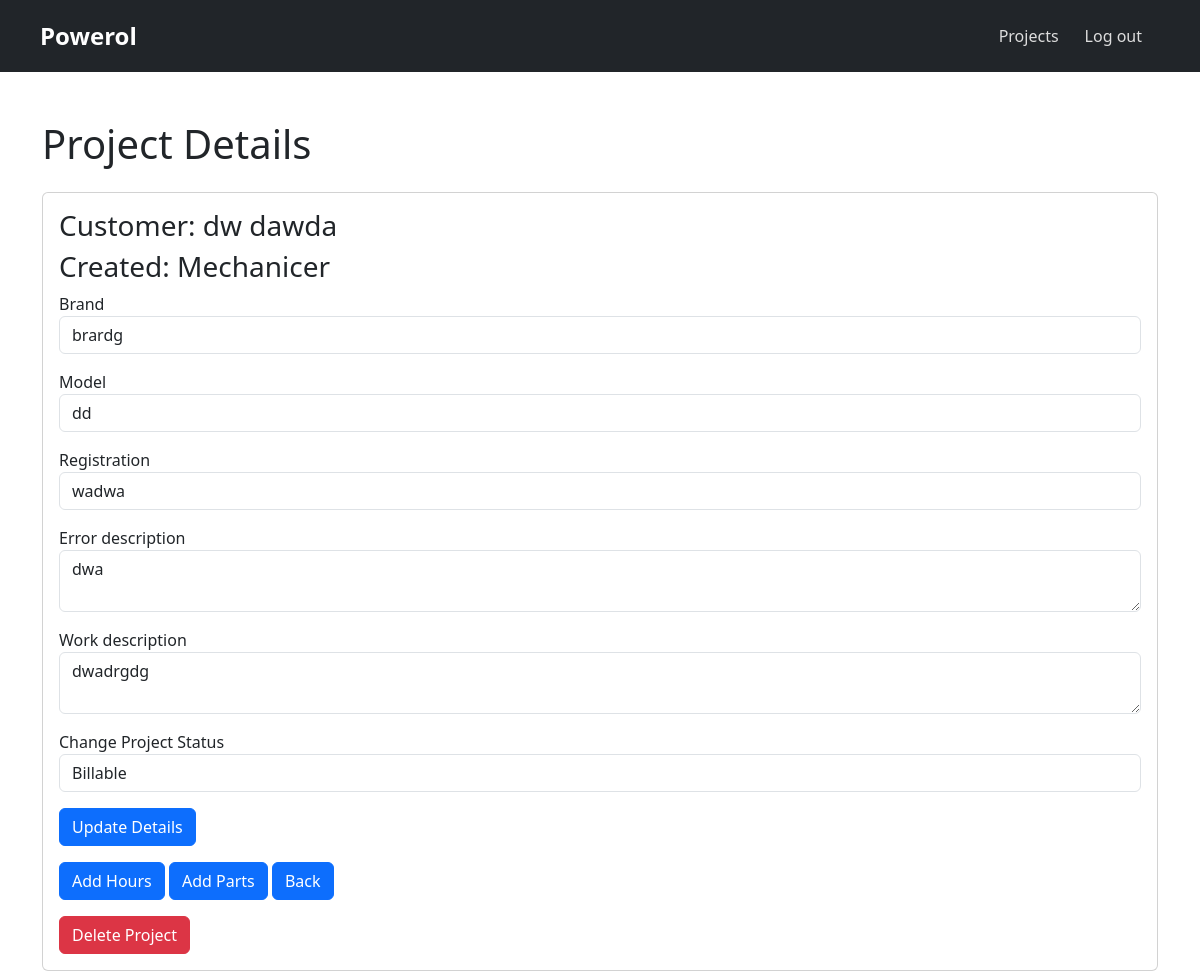
The page /edit-single-project.php?id=44 (signed in) on the database its author committed.
### tables this page shows
CREATE TABLE `table_projekt` (
  `id_projekt` int(11) NOT NULL,
  `pt_felbeskrivning` varchar(520) NOT NULL,
  `pt_arbetsbeskrivning` varchar(520) NOT NULL,
  `pt_status_fk` int(11) NOT NULL,
  `customer_fk` int(11) DEFAULT NULL,
  `created_by_user_fk` int(11) NOT NULL,
  `car_brand` varchar(255) NOT NULL,
  `car_model` varchar(255) NOT NULL,
  `car_reg` varchar(255) NOT NULL
);

CREATE TABLE `table_users` (
  `u_id` int(11) NOT NULL,
  `u_name` varchar(255) NOT NULL,
  `u_password` varchar(255) NOT NULL,
  `u_email` varchar(255) NOT NULL,
  `u_role_fk` int(11) NOT NULL,
  `u_status` tinyint(1) NOT NULL
);

### includes/functions.php (called while the page is built, shortened)
<?php
function getProjectDetails($pdo, $id_projekt) {
    try {
        $stmt = $pdo->prepare("
            SELECT
                CONCAT(c.cust_fname, ' ', c.cust_lname) AS customer_name,
                p.pt_felbeskrivning,
                p.pt_arbetsbeskrivning,
                p.car_brand,
                p.car_model,
                p.car_reg,
                p.pt_status_fk,
                u.u_name AS user_name
            FROM table_projekt p
            JOIN table_customer c ON p.customer_fk = c.id_cust
            JOIN table_users u ON p.created_by_user_fk = u.u_id
            WHERE p.id_projekt = ?
        ");
        $stmt->execute([$id_projekt]);
        if ($stmt->rowCount() > 0) {
            return $stmt->fetch();
        } else {
            return null;
        }
    } catch (PDOException $e) {
        return ['error' => 'Error: ' . htmlspecialchars($e->getMessage())];
    }
}
?>

### edit-single-project.php (the view, shortened to what this page needs)
<?php
include_once 'includes/header.php';
if (isset($_GET['id'])) {
    $id_projekt = $_GET['id'];
    echo "<div class='container mt-5'>";
    echo "<h1 class='mb-4'>Project Details</h1>";
    $project = getProjectDetails($pdo, $id_projekt);
    if (isset($project['error'])) {
        echo "<div class='alert alert-danger' role='alert'>{$project['error']}</div>";
    } elseif ($project !== null) {
        $status_stmt = $pdo->query("SELECT id_status, status_name FROM table_status");
        $statuses = $status_stmt->fetchAll();
        ?>
        <div class="card">
            <div class="card-body">
                <h3>Customer: <?= htmlspecialchars($project['customer_name']) ?></h3>
                <h3>Created: <?= htmlspecialchars($project['user_name']) ?></h3>
                <form method="POST">
                    <div class="form-group mb-3">
                        <label for="car_brand">Brand</label>
                        <input type="text" id="car_brand" name="car_brand" class="form-control" value="<?= htmlspecialchars($project['car_brand']) ?>">
                    </div>
                    <div class="form-group mb-3">
                        <label for="car_model">Model</label>
                        <input type="text" id="car_model" name="car_model" class="form-control" value="<?= htmlspecialchars($project['car_model']) ?>">
                    </div>
                    <div class="form-group mb-3">
                        <label for="car_reg">Registration</label>
                        <input type="text" id="car_reg" name="car_reg" class="form-control" value="<?= htmlspecialchars($project['car_reg']) ?>">
                    </div>
                    <div class="form-group mb-3">
                        <label for="felbeskrivning">Error description</label>
                        <textarea id="felbeskrivning" name="felbeskrivning" class="form-control"><?= htmlspecialchars($project['pt_felbeskrivning']) ?></textarea>
                    </div>
                    <div class="form-group mb-3">
                        <label for="arbetsbeskrivning">Work description</label>
                        <textarea id="arbetsbeskrivning" name="arbetsbeskrivning" class="form-control"><?= htmlspecialchars($project['pt_arbetsbeskrivning']) ?></textarea>
                    </div>
                    <div class="form-group mb-3">
                        <label for="status">Change Project Status</label>
                        <select id="status" name="status" class="form-control">
                            <?php foreach ($statuses as $status):
                                $selected = ($status['id_status'] == $project['pt_status_fk']) ? 'selected' : ''; ?>
                                <option value="<?= $status['id_status'] ?>" <?= $selected ?>><?= htmlspecialchars($status['status_name']) ?></option>
                            <?php endforeach; ?>
                        </select>
                    </div>
                    <button type="submit" class="btn btn-primary">Update Details</button>
                </form>
                <button type="button" class="btn btn-primary mt-3" data-bs-toggle="modal" data-bs-target="#staticBackdrop">Add Hours</button>
                <button type="button" class="btn btn-primary mt-3" data-bs-toggle="modal" data-bs-target="#part">Add Parts</button>
                <button type="button" class="btn btn-primary mt-3" onclick="window.location.href='active_projects.php'">Back</button>
                <form method="POST" action="delete_project.php?id=<?= $id_projekt ?>" class="mt-3">
                    <button type="submit" class="btn btn-danger" onclick="return confirm('Are you sure you want to delete this project?');">Delete Project</button>
                </form>
            </div>
        </div>
        </div>
        <?php
    }
}
?>

### rows shown on the page
table_projekt: table_users.u_name "Mechanicer", car_brand "brardg", car_model "dd", car_reg "wadwa", felbeskrivning "dwa", arbetsbeskrivning "dwadrgdg"

### other values the page prints
$menuItem['title'] "Projects"
$project['customer_name'] "dw dawda"
form field status "Billable"
